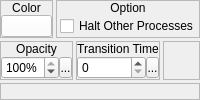
        <widget class="QWidget" name="wTintScreen">
         <layout class="QVBoxLayout" name="verticalLayout_34">
          <property name="spacing">
           <number>3</number>
          </property>
          <property name="margin">
           <number>0</number>
          </property>
          <item>
           <widget class="QWidget" name="widget_21" native="true">
            <property name="sizePolicy">
             <sizepolicy hsizetype="Preferred" vsizetype="Fixed">
              <horstretch>0</horstretch>
              <verstretch>0</verstretch>
             </sizepolicy>
            </property>
            <layout class="QHBoxLayout" name="horizontalLayout_15">
             <property name="spacing">
              <number>3</number>
             </property>
             <property name="margin">
              <number>0</number>
             </property>
             <item>
              <widget class="QFrame" name="frmColor">
               <property name="frameShape">
                <enum>QFrame::StyledPanel</enum>
               </property>
               <property name="frameShadow">
                <enum>QFrame::Raised</enum>
               </property>
               <layout class="QVBoxLayout" name="verticalLayout_25">
                <property name="spacing">
                 <number>0</number>
                </property>
                <property name="margin">
                 <number>0</number>
                </property>
                <item>
                 <widget class="QLabel" name="label_19">
                  <property name="sizePolicy">
                   <sizepolicy hsizetype="Preferred" vsizetype="Fixed">
                    <horstretch>0</horstretch>
                    <verstretch>0</verstretch>
                   </sizepolicy>
                  </property>
                  <property name="text">
                   <string>Color</string>
                  </property>
                  <property name="alignment">
                   <set>Qt::AlignCenter</set>
                  </property>
                 </widget>
                </item>
                <item>
                 <widget class="QWidget" name="widget_22" native="true">
                  <layout class="QHBoxLayout" name="horizontalLayout_16">
                   <property name="spacing">
                    <number>0</number>
                   </property>
                   <property name="margin">
                    <number>0</number>
                   </property>
                   <item>
                    <widget class="ColorButton" name="tintScreen_bColor">
                     <property name="sizePolicy">
                      <sizepolicy hsizetype="Preferred" vsizetype="Fixed">
                       <horstretch>0</horstretch>
                       <verstretch>0</verstretch>
                      </sizepolicy>
                     </property>
                     <property name="styleSheet">
                      <string notr="true">background-color: rgb(255, 255, 255);</string>
                     </property>
                     <property name="text">
                      <string/>
                     </property>
                    </widget>
                   </item>
                  </layout>
                 </widget>
                </item>
               </layout>
              </widget>
             </item>
             <item>
              <widget class="QFrame" name="frmOption">
               <property name="frameShape">
                <enum>QFrame::StyledPanel</enum>
               </property>
               <property name="frameShadow">
                <enum>QFrame::Raised</enum>
               </property>
               <layout class="QVBoxLayout" name="verticalLayout_26">
                <property name="spacing">
                 <number>0</number>
                </property>
                <property name="margin">
                 <number>0</number>
                </property>
                <item>
                 <widget class="QLabel" name="label_20">
                  <property name="sizePolicy">
                   <sizepolicy hsizetype="Preferred" vsizetype="Fixed">
                    <horstretch>0</horstretch>
                    <verstretch>0</verstretch>
                   </sizepolicy>
                  </property>
                  <property name="text">
                   <string>Option</string>
                  </property>
                  <property name="alignment">
                   <set>Qt::AlignCenter</set>
                  </property>
                 </widget>
                </item>
                <item>
                 <widget class="QWidget" name="widget_23" native="true">
                  <layout class="QVBoxLayout" name="verticalLayout_27">
                   <property name="spacing">
                    <number>0</number>
                   </property>
                   <property name="leftMargin">
                    <number>3</number>
                   </property>
                   <property name="topMargin">
                    <number>0</number>
                   </property>
                   <property name="rightMargin">
                    <number>0</number>
                   </property>
                   <property name="bottomMargin">
                    <number>0</number>
                   </property>
                   <item>
                    <widget class="QCheckBox" name="tintScreen_cbHaltOtherProcesses">
                     <property name="text">
                      <string>Halt Other Processes</string>
                     </property>
                    </widget>
                   </item>
                  </layout>
                 </widget>
                </item>
               </layout>
              </widget>
             </item>
            </layout>
           </widget>
          </item>
          <item>
           <widget class="QWidget" name="widget_24" native="true">
            <property name="sizePolicy">
             <sizepolicy hsizetype="Preferred" vsizetype="Fixed">
              <horstretch>0</horstretch>
              <verstretch>0</verstretch>
             </sizepolicy>
            </property>
            <layout class="QHBoxLayout" name="horizontalLayout_21">
             <property name="spacing">
              <number>3</number>
             </property>
             <property name="margin">
              <number>0</number>
             </property>
             <item>
              <widget class="QFrame" name="frame_23">
               <property name="frameShape">
                <enum>QFrame::StyledPanel</enum>
               </property>
               <property name="frameShadow">
                <enum>QFrame::Raised</enum>
               </property>
               <layout class="QVBoxLayout" name="verticalLayout_35">
                <property name="spacing">
                 <number>0</number>
                </property>
                <property name="margin">
                 <number>0</number>
                </property>
                <item>
                 <widget class="QLabel" name="label_23">
                  <property name="sizePolicy">
                   <sizepolicy hsizetype="Preferred" vsizetype="Fixed">
                    <horstretch>0</horstretch>
                    <verstretch>0</verstretch>
                   </sizepolicy>
                  </property>
                  <property name="text">
                   <string>Opacity</string>
                  </property>
                  <property name="alignment">
                   <set>Qt::AlignCenter</set>
                  </property>
                 </widget>
                </item>
                <item>
                 <widget class="QWidget" name="widget_31" native="true">
                  <layout class="QHBoxLayout" name="horizontalLayout_23">
                   <property name="spacing">
                    <number>0</number>
                   </property>
                   <property name="margin">
                    <number>0</number>
                   </property>
                   <item>
                    <widget class="QSpinBox" name="tintScreen_sbOpacity">
                     <property name="sizePolicy">
                      <sizepolicy hsizetype="Preferred" vsizetype="Fixed">
                       <horstretch>0</horstretch>
                       <verstretch>0</verstretch>
                      </sizepolicy>
                     </property>
                     <property name="accelerated">
                      <bool>true</bool>
                     </property>
                     <property name="suffix">
                      <string>%</string>
                     </property>
                     <property name="minimum">
                      <number>0</number>
                     </property>
                     <property name="maximum">
                      <number>100</number>
                     </property>
                     <property name="value">
                      <number>100</number>
                     </property>
                    </widget>
                   </item>
                   <item>
                    <widget class="SpinBoxSideButton" name="tintScreen_bOpacitySideButton">
                     <property name="minimumSize">
                      <size>
                       <width>13</width>
                       <height>21</height>
                      </size>
                     </property>
                     <property name="maximumSize">
                      <size>
                       <width>13</width>
                       <height>21</height>
                      </size>
                     </property>
                     <property name="text">
                      <string>...</string>
                     </property>
                     <property name="icon">
                      <iconset resource="gui_icons.qrc">
                       <normaloff>:/icons/spinBoxSideButton.png</normaloff>:/icons/spinBoxSideButton.png</iconset>
                     </property>
                     <property name="iconSize">
                      <size>
                       <width>8</width>
                       <height>16</height>
                      </size>
                     </property>
                    </widget>
                   </item>
                  </layout>
                 </widget>
                </item>
               </layout>
              </widget>
             </item>
             <item>
              <widget class="QFrame" name="frame_24">
               <property name="frameShape">
                <enum>QFrame::StyledPanel</enum>
               </property>
               <property name="frameShadow">
                <enum>QFrame::Raised</enum>
               </property>
               <layout class="QVBoxLayout" name="verticalLayout_36">
                <property name="spacing">
                 <number>0</number>
                </property>
                <property name="margin">
                 <number>0</number>
                </property>
                <item>
                 <widget class="QLabel" name="label_24">
                  <property name="sizePolicy">
                   <sizepolicy hsizetype="Preferred" vsizetype="Fixed">
                    <horstretch>0</horstretch>
                    <verstretch>0</verstretch>
                   </sizepolicy>
                  </property>
                  <property name="text">
                   <string>Transition Time</string>
                  </property>
                  <property name="alignment">
                   <set>Qt::AlignCenter</set>
                  </property>
                 </widget>
                </item>
                <item>
                 <widget class="QWidget" name="widget_32" native="true">
                  <layout class="QHBoxLayout" name="horizontalLayout_22">
                   <property name="spacing">
                    <number>0</number>
                   </property>
                   <property name="margin">
                    <number>0</number>
                   </property>
                   <item>
                    <widget class="QSpinBox" name="tintScreen_sbTime">
                     <property name="sizePolicy">
                      <sizepolicy hsizetype="Preferred" vsizetype="Fixed">
                       <horstretch>0</horstretch>
                       <verstretch>0</verstretch>
                      </sizepolicy>
                     </property>
                     <property name="accelerated">
                      <bool>true</bool>
                     </property>
                     <property name="maximum">
                      <number>100</number>
                     </property>
                    </widget>
                   </item>
                   <item>
                    <widget class="SpinBoxSideButton" name="tintScreen_bTimeSideButton">
                     <property name="minimumSize">
                      <size>
                       <width>13</width>
                       <height>21</height>
                      </size>
                     </property>
                     <property name="maximumSize">
                      <size>
                       <width>13</width>
                       <height>21</height>
                      </size>
                     </property>
                     <property name="text">
                      <string>...</string>
                     </property>
                     <property name="icon">
                      <iconset resource="gui_icons.qrc">
                       <normaloff>:/icons/spinBoxSideButton.png</normaloff>:/icons/spinBoxSideButton.png</iconset>
                     </property>
                     <property name="iconSize">
                      <size>
                       <width>8</width>
                       <height>16</height>
                      </size>
                     </property>
                    </widget>
                   </item>
                  </layout>
                 </widget>
                </item>
               </layout>
              </widget>
             </item>
             <item>
              <widget class="QFrame" name="frame_25">
               <property name="frameShape">
                <enum>QFrame::StyledPanel</enum>
               </property>
               <property name="frameShadow">
                <enum>QFrame::Raised</enum>
               </property>
              </widget>
             </item>
            </layout>
           </widget>
          </item>
          <item>
           <widget class="QFrame" name="frame_22">
            <property name="frameShape">
             <enum>QFrame::StyledPanel</enum>
            </property>
            <property name="frameShadow">
             <enum>QFrame::Raised</enum>
            </property>
           </widget>
          </item>
         </layout>
        </widget>
